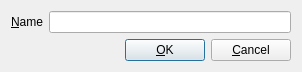
<?xml version="1.0" encoding="UTF-8"?>
<ui version="4.0">
 <class>NameDialog</class>
 <widget class="QDialog" name="NameDialog">
  <property name="geometry">
   <rect>
    <x>0</x>
    <y>0</y>
    <width>302</width>
    <height>67</height>
   </rect>
  </property>
  <property name="windowTitle">
   <string>Dialog</string>
  </property>
  <layout class="QVBoxLayout" name="verticalLayout">
   <item>
    <layout class="QHBoxLayout" name="horizontalLayout_2">
     <item>
      <widget class="QLabel" name="m_namelbl">
       <property name="text">
        <string>&amp;Name</string>
       </property>
       <property name="buddy">
        <cstring>m_name</cstring>
       </property>
      </widget>
     </item>
     <item>
      <widget class="QLineEdit" name="m_name"/>
     </item>
    </layout>
   </item>
   <item>
    <spacer name="verticalSpacer">
     <property name="orientation">
      <enum>Qt::Vertical</enum>
     </property>
     <property name="sizeHint" stdset="0">
      <size>
       <width>20</width>
       <height>40</height>
      </size>
     </property>
    </spacer>
   </item>
   <item>
    <layout class="QHBoxLayout" name="horizontalLayout">
     <item>
      <spacer name="horizontalSpacer">
       <property name="orientation">
        <enum>Qt::Horizontal</enum>
       </property>
       <property name="sizeHint" stdset="0">
        <size>
         <width>40</width>
         <height>20</height>
        </size>
       </property>
      </spacer>
     </item>
     <item>
      <widget class="QPushButton" name="m_save">
       <property name="text">
        <string>&amp;OK</string>
       </property>
      </widget>
     </item>
     <item>
      <widget class="QPushButton" name="m_cancel">
       <property name="text">
        <string>&amp;Cancel</string>
       </property>
      </widget>
     </item>
    </layout>
   </item>
  </layout>
 </widget>
 <resources/>
 <connections>
  <connection>
   <sender>m_save</sender>
   <signal>clicked()</signal>
   <receiver>NameDialog</receiver>
   <slot>close()</slot>
   <hints>
    <hint type="sourcelabel">
     <x>70</x>
     <y>73</y>
    </hint>
    <hint type="destinationlabel">
     <x>118</x>
     <y>46</y>
    </hint>
   </hints>
  </connection>
  <connection>
   <sender>m_cancel</sender>
   <signal>clicked()</signal>
   <receiver>NameDialog</receiver>
   <slot>close()</slot>
   <hints>
    <hint type="sourcelabel">
     <x>170</x>
     <y>73</y>
    </hint>
    <hint type="destinationlabel">
     <x>118</x>
     <y>46</y>
    </hint>
   </hints>
  </connection>
 </connections>
</ui>
